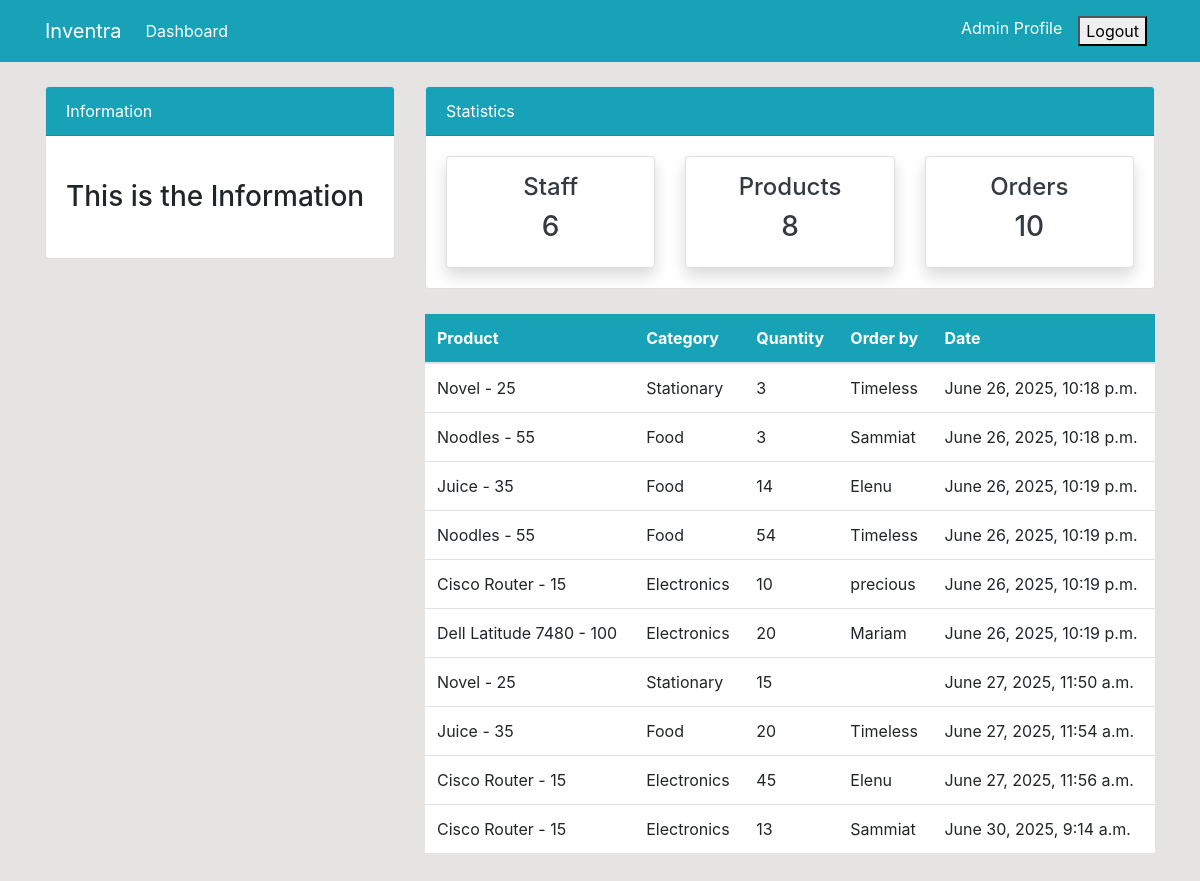
/order/ (signed in), run on the app's committed database.
### dashboard/models.py (models this page shows, shortened)
class Order(models.Model):
    product = models.ForeignKey(Product, on_delete=models.CASCADE, null=True)
    staff = models.ForeignKey(User, on_delete=models.CASCADE, null=True)
    order_quantity = models.PositiveIntegerField(null=True)
    date = models.DateTimeField(auto_now_add=True)
    class Meta:
        verbose_name_plural = 'Order'

class Product(models.Model):
    name = models.CharField(max_length=100, null=True)
    category = models.CharField(max_length=20, choices=CATEGORY, null=True)
    quantity = models.PositiveIntegerField(null=True)
    class Meta:
        verbose_name_plural = 'Product'
    def __str__(self):
        return f'{self.name} - {self.quantity}'

### dashboard/views.py (the view)
# urls.py: path('order/', views.order, name='dashboard-order'),
@login_required
def order(request):
     orders = Order.objects.all()
     workers_count = User.objects.all().count
     orders_count = orders.count()
     product_count = Product.objects.all().count
     context = {
          'orders':orders,
          'workers_count': workers_count,
          'orders_count': orders_count,
          'product_count': product_count,
     }
     return render(request, 'dashboard/order.html', context)

### templates/dashboard/order.html (shortened to what this page needs)
 {% extends 'partials/base.html' %}
  {% block content %}
      {% include 'partials/topnav.html' %}
    <div class="container">
        <div class="row my-4">
            <div class="col-md-4">
            </div>
            <div class="col-md-8">
                <table class="table bg-white">
                    <thead class="bg-info">
                        <tr class="text-white">
                            <th scope="col">Product</th>
                            <th scope="col">Category</th>
                            <th scope="col">Quantity</th>
                            <th scope="col">Order by</th>
                            <th scope="col">Date</th>
                        </tr>
                    </thead>
                    <tbody>
                        {% for orders in orders%}
                        <tr>
                            <td>{{orders.product}}</td>
                            <td>{{orders.product.category}}</td>
                            <td>{{orders.order_quantity}}</td>
                            <td>
                                {{ orders.staff.username}}
                            </td>
                            <td>
                                {{ orders.date}}
                            </td>
                        </tr>
                        {% endfor %}
                    </tbody>
                </table>
            </div>
        </div>
    </div>
    {% endblock %}

### templates/partials/nav.html (shortened to what this page needs)
    <nav class="navbar navbar-expand-lg navbar-info bg-info">
        {% if user.is_authenticated %}
        <div class="container">
            <a class="navbar-brand text-white" href="{% url 'dashboard-index' %}">Inventra</a>
            <div class="collapse navbar-collapse" id="navbarSupportedContent">
                <ul class="navbar-nav mr-auto">
                    <li class="nav-item active">
                        <a class="nav-link text-white" href="{% url 'dashboard-index' %}">Dashboard </a>
                    </li>
                </ul>
                <ul class="navbar-nav ml-auto">
                    <li class="nav-item active">
                        <a class="nav-link text-white" href="{% url 'user-profile' %}">{{user.username}} Profile </a>
                    </li>
                    <form class="nav-link text-white" action="{% url 'user-logout' %}" method="post">
                         <button type="submit">Logout</button>
                    </form>
                </ul>
                {% endif %}
            </div>
        </div>
    </nav>

### static/style.css (style rules this page uses)
body { background: rgb(230, 227, 227); }

### data on the page
Order: product "Novel - 25", product.category "Stationary", order_quantity "3", staff.username "Timeless", date "June 26, 2025, 10:18 p.m."
Order: product "Noodles - 55", product.category "Food", order_quantity "3", staff.username "Sammiat", date "June 26, 2025, 10:18 p.m."
Order: product "Juice - 35", product.category "Food", order_quantity "14", staff.username "Elenu", date "June 26, 2025, 10:19 p.m."
Order: product "Noodles - 55", product.category "Food", order_quantity "54", staff.username "Timeless", date "June 26, 2025, 10:19 p.m."
Order: product "Cisco Router - 15", product.category "Electronics", order_quantity "10", staff.username "precious", date "June 26, 2025, 10:19 p.m."
Order: product "Dell Latitude 7480 - 100", product.category "Electronics", order_quantity "20", staff.username "Mariam", date "June 26, 2025, 10:19 p.m."
Order: product "Novel - 25", product.category "Stationary", order_quantity "15", date "June 27, 2025, 11:50 a.m."
Order: product "Juice - 35", product.category "Food", order_quantity "20", staff.username "Timeless", date "June 27, 2025, 11:54 a.m."
Order: product "Cisco Router - 15", product.category "Electronics", order_quantity "45", staff.username "Elenu", date "June 27, 2025, 11:56 a.m."
Order: product "Cisco Router - 15", product.category "Electronics", order_quantity "13", staff.username "Sammiat", date "June 30, 2025, 9:14 a.m."

### other printed values
{{ user.username }} "Admin"
{{ workers_count }} "6"
{{ product_count }} "8"
{{ orders_count }} "10"
